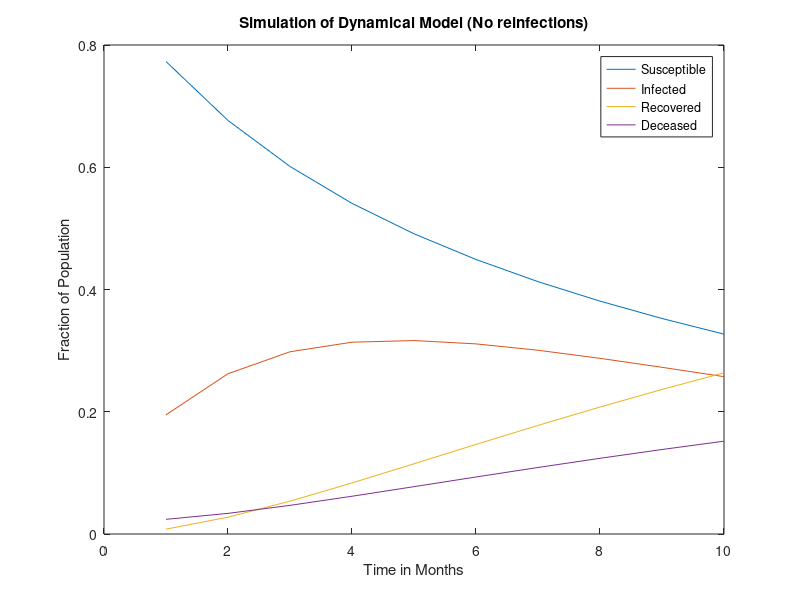
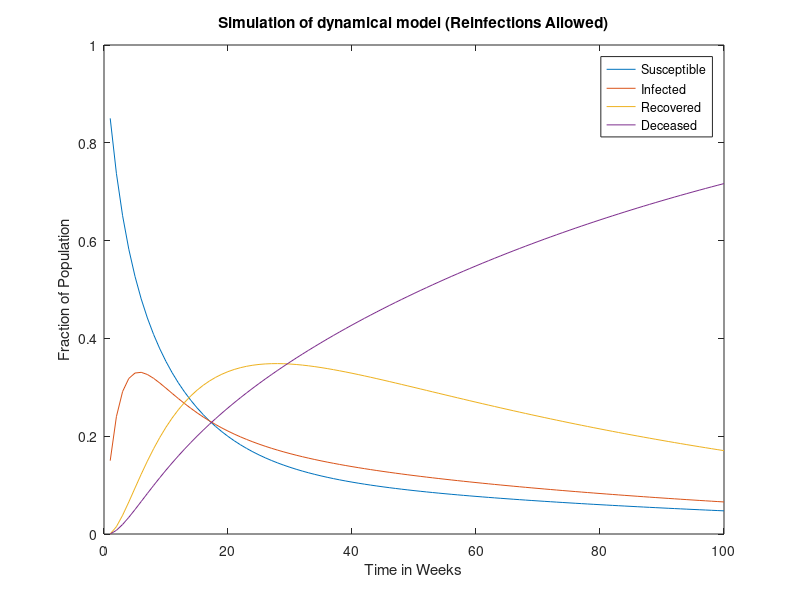

These charts were generated, in order, by the following MATLAB code:
%%% The functions used for this part can all be found in this script
%%

%%% This is one of our first attempts at making a linear dynamical model
%%% where we plugged in a starting percentage for each letter (Susceptible
%%% , Infected, recover, Deceased) and a rate at which they change as time
%%% passes on. 

SIRD = [0.9;0.08;0.00;0.02]; 

% Here we have the starting percentagaes 

stateChanger = [0.85 0.1 0 0; 0.15 0.75 0 0;...
    0 0.1 1 0; 0 0.05 0 1];

% Above is the A matrix that changes x as it takes t steps

changeSIRD = [];
change=stateChanger*SIRD; %%Calculate change for first week
changeSIRD=cat(2,changeSIRD,change); %%Concatenate change vector to empty array
for i = 1:9 
    change=stateChanger*change; %%use the current change vector to get new change vector
    changeSIRD=cat(2,changeSIRD,change); %%Concatenate change vector to empty array
end 
plot(changeSIRD');
title('Simulation of Dynamical Model (No reinfections)')
legend('Susceptible','Infected','Recovered','Deceased');
xlabel("Time in Months");
ylabel("Fraction of Population");

% This is the graph of what our simulation gave us based on the parameters
% and initial conditions. 
%%
%%% Here we have a different attempt where we introduce the ability to
%%% become reinfected

changeMatrix=[0.85 0.1 0 0;
    0.15 0.75 0.05 0;
    0 0.1 0.95 0;
    0 0.05 0 1];
newSIRD=[1;0;0;0];
change2=changeMatrix*newSIRD;
changeSIRD2=[];
changeSIRD2=cat(2,changeSIRD2,change2);

for i = 1:99
    change2=changeMatrix*change2; %%use the current change vector to get new change vector
    changeSIRD2=cat(2,changeSIRD2,change2); %%Concatenate change vector to empty array
end

figure;
plot(changeSIRD2');
title('Simulation of dynamical model (Reinfections Allowed)')
legend('Susceptible','Infected','Recovered','Deceased');
xlabel("Time in Weeks");
ylabel("Fraction of Population");

% When it is possible to become reinfected with a new disease (or same one)
% then the number of deaths as time goes on increases exponentially and
% eventually everyone dies no matter what. 